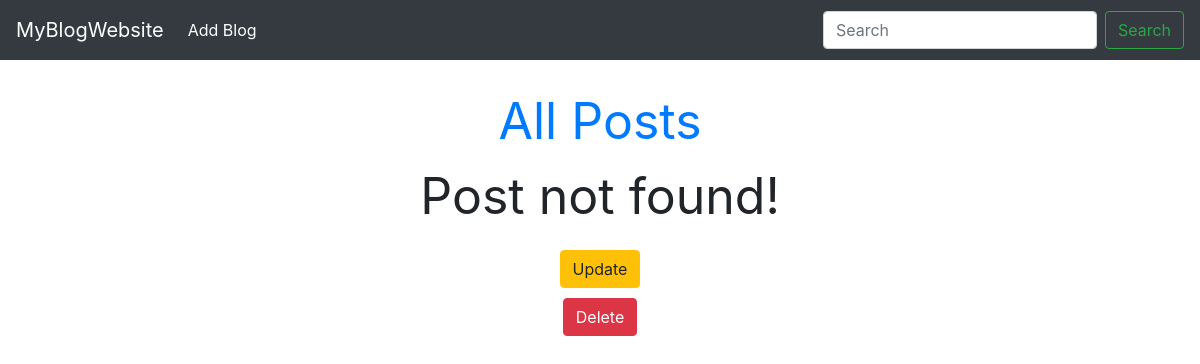
Before: /posts/first-blog with the older database file.
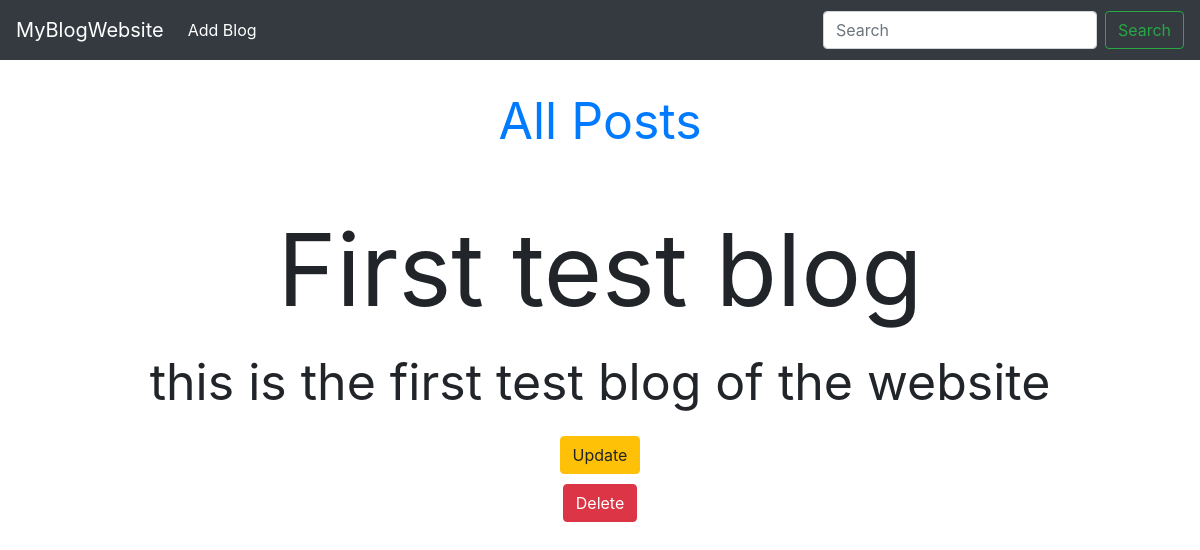
After: the same page with the newer database file.
### posts/models.py (models this page shows, shortened)
class Post(models.Model):
    title=models.CharField(max_length=500)
    slug= models.SlugField(unique=True)
    body= models.TextField()
    image=models.ImageField(upload_to='images',null=True,blank=True)

### posts/views.py (the view)
# urls.py: path('posts/<slug:post_slug>',views.post_details, name="postDetail"),
def post_details(request,post_slug):
    try:
        post= Post.objects.get(slug=post_slug)
        return render(request,'posts/post.html',{
            'post_found': True,
            'postTitle':post.title,
            'postBody': post.body,
            'postSlug':post_slug
        })
    except Exception as exe:
        return render(request,'posts/post.html',{
            'post_found': False
    })

### posts/templates/posts/post.html
{% extends 'posts/base.html' %}{% load static %} {% block link %}<link
  rel="stylesheet"
  href="{% static 'css/post.css' %}"
/>{% endblock %}
{% block content %}
<div class="content">
    <a class="post-link" href="{% url 'posts' %}">All Posts</a>
    {% if post_found %}
    <div class="post-title">{{postTitle}}</div>
  <main>
    <p class="postBody">{{postBody}}</p>
  </main>
  {% else %}
  <main>
    <p class="postBody">Post not found!</p>
  </main>
  {% endif %}
  <a
    class="btn btn-warning"
    href="{% url 'update-post' postSlug %}"
    style="margin-bottom: 10px"
    >Update</a
  >
  <a class="btn btn-danger" href="{% url 'delete-post' postSlug %}">Delete</a>
</div>
{% endblock %}

### posts/templates/posts/base.html (shortened to what this page needs)
{% load static %}
<!DOCTYPE html>
<html lang="en">
  <head>
    <link rel="stylesheet" href="https://stackpath.bootstrapcdn.com/bootstrap/4.3.1/css/bootstrap.min.css">
    <link rel="stylesheet" href="{% static 'css/base.css' %}" />
    <link rel="stylesheet" href="{% static 'css/allPosts.css' %}" />
    {% block link %}{% endblock %}
  </head>
  <body>
    <nav class="navbar navbar-expand-lg navbar-dark bg-dark">
        <a class="navbar-brand" href="{% url 'posts' %}">MyBlogWebsite</a>
        <div class="collapse navbar-collapse" id="navbarSupportedContent">
          <ul class="navbar-nav mr-auto">
            <li class="nav-item active">
              <a class="nav-link" href="{% url 'add-post' %}">Add Blog <span class="sr-only">(current)</span></a>
            </li>
          </ul>
          <form class="form-inline my-2 my-lg-0">
            <input class="form-control mr-sm-2" type="search" placeholder="Search" aria-label="Search">
            <button class="btn btn-outline-success my-2 my-sm-0" type="submit">Search</button>
          </form>
        </div>
      </nav>
    {% block content %}{% endblock %}
  </body>
</html>

### static/css/allPosts.css (style rules this page uses)
.navbar { display: flex; justify-content: space-between; width: 100%; height: 60px; background-color: blue; }

### static/css/post.css (style rules this page uses)
.content { display: flex; flex-direction: column; align-items: center; }
.post-link { margin-top:2%; font-size: 50px; }
.post-title { margin-top: 3%; font-size: 100px; }
.postBody { font-size: 50px; }

Changed rows visible on the page:
added Post: title "First test blog", body "this is the first test blog of the website"
Other visible differences:
text no longer shown: "Post not found!"
